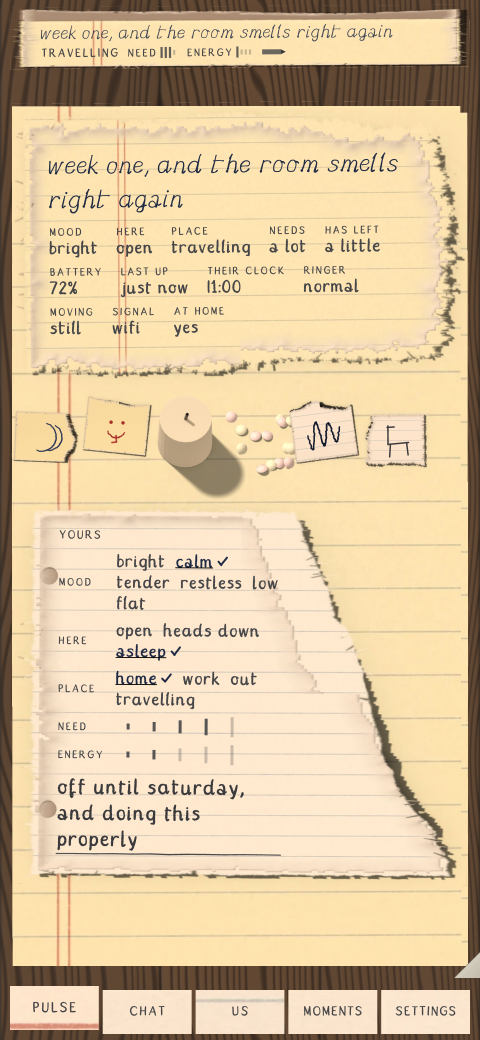
#> input picture evidence/01_pulse.png, 1440 x 3120 px (shown at 1/3 size); its folder holds only this picture in this run
$ python palette.py
#> lines starting #> are read from the running program, lines starting #| are printed output that depends on the picture
#!/usr/bin/env python3
"""What colour this build actually is, as numbers rather than as an opinion.

    python3 tools/check/palette.py
    python3 tools/check/palette.py --out evidence/palette.json

`DIRECTION.md` writes the palette down in prose and `app/lib/material/palette.dart` writes it down
in constants, and neither of them is evidence: the app is a composite of renders, alpha overlays
and photographs, and what reaches the glass is not the swatch that was declared. A sticky note at
40% over aged stock is a colour nobody wrote down. So this reads the captured artifacts and reports
the palette that is really there.

It reports in OKLab, not in RGB or HSV. Both of those lie about lightness — #F3E08A and #3A3A3C
differ by far more perceived lightness than their HSV values suggest, and a palette judged in HSV
drifts dark without anyone noticing. OKLab's L is close to what the eye calls lightness and its
chroma is close to what the eye calls colourfulness, which makes "is there a value structure" and
"has this gone grey" answerable.

The four things it measures, and why each one is here:

  value structure   the spread of L, and whether the image separates into ground, mid and figure
                    at all. A build where everything sits in one L band is a build where nothing
                    reads, which is the legibility failure seen from the other side.
  hue families      how many distinct hues carry any real area, and how far apart they sit. The
                    stationery palette is one warm cluster by construction, so the number is
                    expected to be small; what matters is that it is stated rather than assumed.
  chroma            mean and ceiling. This is the charm axis with a number on it: a build that has
                    drifted to brown and grey has a low mean chroma and says so, and a build that
                    has gone neon has a ceiling that breaks the cap. `DIRECTION.md`'s "nothing
                    emits light" survives as a chroma ceiling instead of as a rule about gradients.
  drift             the same semantic surface, artifact to artifact. If the desk is one colour in
                    01 and another in 04, something is rendering against a stale plate.

`docs/COLOR.md` now declares the floors this file spent a cycle waiting for, so `--floors` reads
them and exits non-zero on a breach. Without `--floors` the tool reports and exits 0, which is the
right default for something that runs inside `capture.sh`: a capture should record what the build
is, not refuse to finish because the build is not finished.

Every number `--floors` enforces is quoted from `docs/COLOR.md` with its section beside it, in
`FLOORS` below. None of them is invented here. If a floor and the law disagree, the law is right and
this file has a bug.
"""
import argparse
import glob
import json
import os
import re
import sys

import numpy as np
from PIL import Image

ROOT = os.path.dirname(os.path.dirname(os.path.dirname(os.path.abspath(__file__))))
EVIDENCE = os.path.join(ROOT, "evidence")

SAMPLE = 700          # the long edge everything is read at; the palette does not need full res
HUE_BINS = 36         # ten degrees apiece
HUE_FLOOR = 0.012     # a hue carrying less area than this is a speck, not a family
CHROMA_MIN = 0.004    # below this it is grey and its hue is meaningless
ACCENT_C = 0.09       # docs/COLOR.md section 7: at or above this a pixel is genuinely coloured

CLASSES = os.path.join(ROOT, "docs", "screen_classes.json")
DESK_DART = os.path.join(ROOT, "app", "lib", "material", "desk.dart")

# docs/COLOR.md section 2: a rendered ground may not sit more than 0.05 L from the flat colour
# declared as its fallback. Which plate answers to which constant; the constant itself is read out
# of the Dart rather than copied here, because two copies of a colour is how they drift apart.
DECLARED_FLATS = {"desk.png": "day", "desk_dusk.png": "dusk"}
FLAT_TOLERANCE = 0.05

# docs/COLOR.md section 4, the four families and the bands they own. B wraps through zero, which is
# why these are pairs to be tested rather than a range to be compared.
HUE_FAMILIES = {
    "A_paper": (55.0, 105.0),
    "B_rose": (345.0, 35.0),
    "C_cool": (215.0, 275.0),
    "D_green": (120.0, 165.0),
}


def to_oklab(rgb):
    """sRGB 0..255 -> OKLab. Bjorn Ottosson's matrices, written out rather than imported."""
    c = rgb.astype(np.float64) / 255.0
    c = np.where(c <= 0.04045, c / 12.92, ((c + 0.055) / 1.055) ** 2.4)
    r, g, b = c[..., 0], c[..., 1], c[..., 2]
    l = 0.4122214708 * r + 0.5363325363 * g + 0.0514459929 * b
    m = 0.2119034982 * r + 0.6806995451 * g + 0.1073969566 * b
    s = 0.0883024619 * r + 0.2817188376 * g + 0.6299787005 * b
    l_, m_, s_ = np.cbrt(l), np.cbrt(m), np.cbrt(s)
    return np.stack([
        0.2104542553 * l_ + 0.7936177850 * m_ - 0.0040720468 * s_,
        1.9779984951 * l_ - 2.4285922050 * m_ + 0.4505937099 * s_,
        0.0259040371 * l_ + 0.7827717662 * m_ - 0.8086757660 * s_,
    ], axis=-1)


def read(path):
    with Image.open(path) as im:
        im = im.convert("RGB")
        w, h = im.size
        k = SAMPLE / float(max(w, h))
        if k < 1:
            im = im.resize((max(1, int(w * k)), max(1, int(h * k))), Image.BILINEAR)
        return np.asarray(im)


def widest_gap(centres):
    """The largest arc of the wheel carrying no family, for a sorted list of centres."""
    if len(centres) < 2:
        return 0.0
    gaps = [centres[i + 1] - centres[i] for i in range(len(centres) - 1)]
    gaps.append(360 - centres[-1] + centres[0])
    return round(float(max(gaps)), 1)


def in_band(Hdeg, lo, hi):
    """Boolean mask for a hue band, handling the one that wraps through zero."""
    return (Hdeg >= lo) | (Hdeg < hi) if lo > hi else (Hdeg >= lo) & (Hdeg < hi)


def degree_in_band(deg, lo, hi):
    return (deg >= lo or deg < hi) if lo > hi else (lo <= deg < hi)


def named_families(centres):
    """Which of the four families in docs/COLOR.md section 4 carry area.

    This is not `len(centres)`. A "family" in the histogram above is a ten-degree bin, so a build
    living entirely inside family A reports six of them and would satisfy a four-family floor while
    being exactly the monochrome the floor exists to catch — measured: the union of the committed
    set is bins 55 through 105, all six inside family A, at a gap of 310 degrees. The floor is over
    the four named families, and the bin count stays reported beside it.
    """
    return [n for n, (lo, hi) in HUE_FAMILIES.items()
            if any(degree_in_band(c, lo, hi) for c in centres)]


def describe(rgb):
    lab = to_oklab(rgb)
    L = lab[..., 0].ravel()
    a, b = lab[..., 1].ravel(), lab[..., 2].ravel()
    C = np.hypot(a, b)
    Hdeg = (np.degrees(np.arctan2(b, a)) + 360.0) % 360.0

    # value structure: how much of the image sits in each third of the L range in use
    lo, hi = float(np.percentile(L, 2)), float(np.percentile(L, 98))
    span = max(hi - lo, 1e-6)
    t = (L - lo) / span
    bands = {
        "ground": round(float((t < 0.334).mean()), 4),
        "mid": round(float(((t >= 0.334) & (t < 0.667)).mean()), 4),
        "figure": round(float((t >= 0.667).mean()), 4),
    }

    coloured = C > CHROMA_MIN
    hist = np.zeros(HUE_BINS)
    if coloured.any():
        idx = (Hdeg[coloured] / (360.0 / HUE_BINS)).astype(int) % HUE_BINS
        w = C[coloured]
        np.add.at(hist, idx, w)
        hist = hist / max(hist.sum(), 1e-9)
    families = [i for i in range(HUE_BINS) if hist[i] >= HUE_FLOOR]
    centres = [round(i * (360.0 / HUE_BINS) + (360.0 / HUE_BINS) / 2, 1) for i in families]
    spread = widest_gap(centres)

    # section 7 item 5: presence rather than average. A wash warms the mean and moves nothing here.
    accent = C >= ACCENT_C
    by_family = {}
    claimed = np.zeros_like(accent)
    for name, (lo, hi) in HUE_FAMILIES.items():
        sel = accent & in_band(Hdeg, lo, hi)
        claimed |= sel
        by_family[name] = round(float(sel.mean()), 5)
    by_family["outside_any_family"] = round(float((accent & ~claimed).mean()), 5)

    # chroma per value band, because a cap that ignores lightness bans a pale wash and permits
    # a dark one, and the eye does the opposite
    per_band = {}
    for name, sel in (("ground", t < 0.334), ("mid", (t >= 0.334) & (t < 0.667)),
                      ("figure", t >= 0.667)):
        if sel.sum() > 50:
            per_band[name] = {"mean_chroma": round(float(C[sel].mean()), 4),
                              "p99_chroma": round(float(np.percentile(C[sel], 99)), 4)}
    return {
        "lightness": {"p2": round(lo, 4), "p50": round(float(np.median(L)), 4),
                      "p98": round(hi, 4), "span": round(span, 4)},
        "value_bands": bands,
        "chroma": {"mean": round(float(C.mean()), 4),
                   "p99": round(float(np.percentile(C, 99)), 4),
                   "grey_fraction": round(float((C <= CHROMA_MIN).mean()), 4),
                   "accent_fraction": round(float(accent.mean()), 5),
                   "accent_fraction_by_family": by_family},
        "chroma_by_band": per_band,
        "hue_families": len(families),
        "hue_centres_deg": centres,
        "widest_hue_gap_deg": spread,
    }


# --------------------------------------------------------------------------------------------
# The floors. Every one of these is quoted from docs/COLOR.md; the section is carried beside it so
# that a breach names the law it breaches rather than a number in a Python file. `scope` is which
# screens it applies to: "every" is every artifact read, "room" skips the viewer class.

PER_STILL = [
    # (scope, dotted path, comparison, floor, section)
    ("room",  "lightness.p50",                      ">=", 0.78,  "3"),
    ("room",  "lightness.p50",                      "<=", 0.95,  "3"),
    ("room",  "value_bands.ground",                 "<=", 0.50,  "2"),
    ("room",  "value_bands.mid",                    ">=", 0.04,  "2"),
    ("room",  "value_bands.mid",                    "<=", 0.25,  "2"),
    ("every", "hue_families",                       ">=", 3,     "4"),
    ("every", "widest_hue_gap_deg",                 "<=", 200.0, "4"),
    ("every", "chroma_by_band.figure.p99_chroma",   "<=", 0.16,  "5 ceiling"),
    ("every", "chroma_by_band.mid.p99_chroma",      "<=", 0.13,  "5 ceiling"),
    ("every", "chroma_by_band.ground.p99_chroma",   "<=", 0.09,  "5 ceiling"),
    ("every", "chroma_by_band.ground.mean_chroma",  ">=", 0.030, "5 floor"),
    ("every", "chroma_by_band.mid.mean_chroma",     ">=", 0.030, "5 floor"),
    ("every", "chroma_by_band.figure.mean_chroma",  ">=", 0.035, "5 floor"),
    ("every", "chroma_by_band.figure.p99_chroma",   ">=", 0.10,  "5 floor / 7 item 2"),
    ("every", "chroma.grey_fraction",               "<=", 0.08,  "5 floor"),
    ("room",  "chroma.accent_fraction",             ">=", 0.010, "7 item 5"),
]

ACROSS = [
    ("across_the_set.mean_chroma",          ">=", 0.045, "5 floor / 7 item 1"),
    ("across_the_set.lightness_drift_room", "<=", 0.20,  "3"),
    ("across_the_set.widest_hue_gap_deg",   "<=", 150.0, "4 / 7 item 4"),
    ("across_the_set.named_families",       ">=", 4,     "4 / 7 item 4"),
    ("across_the_set.viewers",              "<=", 1,     "3"),
]

FLOORS = {"per_still": PER_STILL, "across_the_set": ACROSS}


# [7 lines left out: function dig, not called in this run]


def holds(actual, op, floor):
    return actual >= floor if op == ">=" else actual <= floor


# [78 lines left out: functions check_floors, declared_flats, check_flats, not called in this run]


def load_classes(path):
    """The room/viewer map from docs/COLOR.md section 3. Anything unlisted is a room, because room
    is the strict class and a screen should have to argue for the exemption."""
    if not path:
        return {}
    if not os.path.exists(path):
        print(f"palette: no class map at {path}; every screen scored as a room", file=sys.stderr)
        return {}
    with open(path, encoding="utf-8") as f:
        return json.load(f).get("classes", {})


def main():
    ap = argparse.ArgumentParser()
    ap.add_argument("--out", default="")
    ap.add_argument("--dir", default=EVIDENCE)
    ap.add_argument("--only", default="")
    ap.add_argument("--classes", default=CLASSES,
                    help="room/viewer map (docs/screen_classes.json); pass '' to score every "
                         "screen as a room")
    ap.add_argument("--flats", action="store_true",
                    help="check rendered grounds against the flat colours declared as their "
                         "fallbacks (docs/COLOR.md section 2); for --dir assets/shell")
    ap.add_argument("--floors", action="store_true",
                    help="enforce the floors in docs/COLOR.md and exit non-zero on a breach")
    args = ap.parse_args()

    paths = sorted(glob.glob(os.path.join(args.dir, "*.png")))
    if args.only:
        paths = [p for p in paths if os.path.basename(p) == args.only]
    if not paths:
        print(f"palette: no PNGs in {args.dir}", file=sys.stderr)
        return 2

    classes = load_classes(args.classes)
    report = {"space": "OKLab", "sampled_long_edge": SAMPLE, "artifacts": {}}
    for p in paths:
        report["artifacts"][os.path.basename(p)] = describe(read(p))
#> in read, im is the input picture: PIL image 1440x3120 RGBA; mean R, G, B, A 221.1, 197.9, 161.3, 255
#> in to_oklab, `c = np.where(c <= 0.04045, c / 12.92, ((c + 0.055) / 1.055) ** 2.4)`:
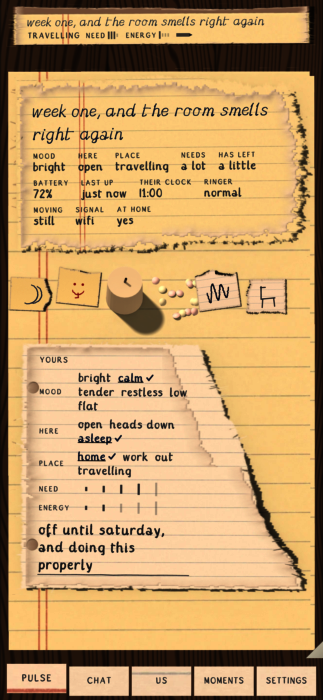
#> c: shape (700, 323, 3) float64; mean of channels 0, 1, 2 0.794, 0.627, 0.401; drawn as R, G, B
#> in to_oklab, `r, g, b = c[..., 0], c[..., 1], c[..., 2]`:
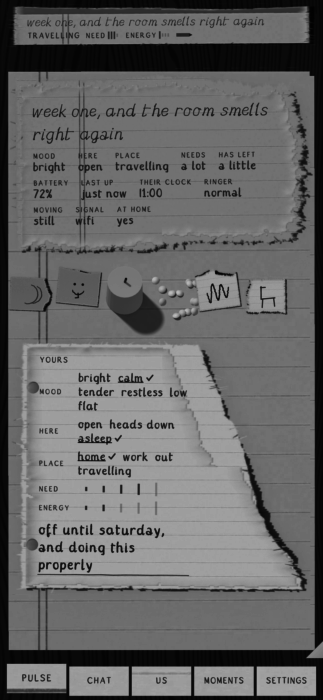
#> b: shape (700, 323) float64; min 0.0075, max 0.738, mean 0.401
#> in to_oklab, `l = 0.4122214708 * r + 0.5363325363 * g + 0.0514459929 * b`:
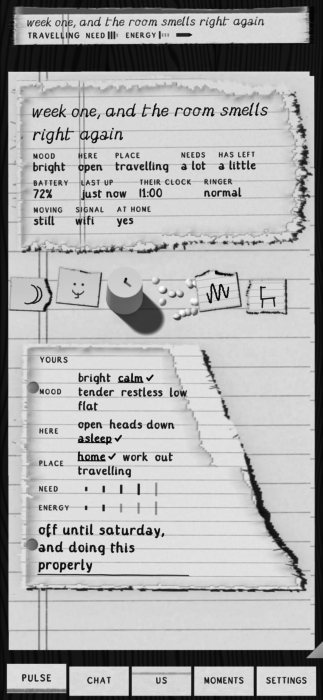
#> l: shape (700, 323) float64; min 0.0116, max 0.983, mean 0.684
#> in to_oklab, `s = 0.0883024619 * r + 0.2817188376 * g + 0.6299787005 * b`:
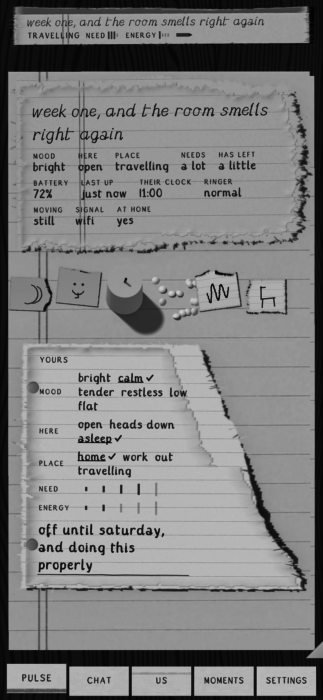
#> s: shape (700, 323) float64; min 0.0103, max 0.81, mean 0.499
#> in to_oklab, `l_, m_, s_ = np.cbrt(l), np.cbrt(m), np.cbrt(s)`:
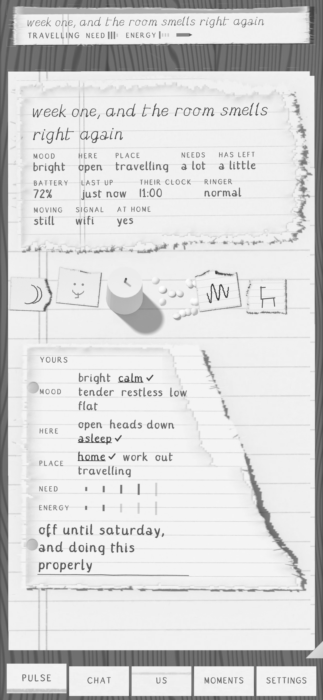
#> l_: shape (700, 323) float64; min 0.227, max 0.994, mean 0.847
#> in to_oklab, `l_, m_, s_ = np.cbrt(l), np.cbrt(m), np.cbrt(s)`:
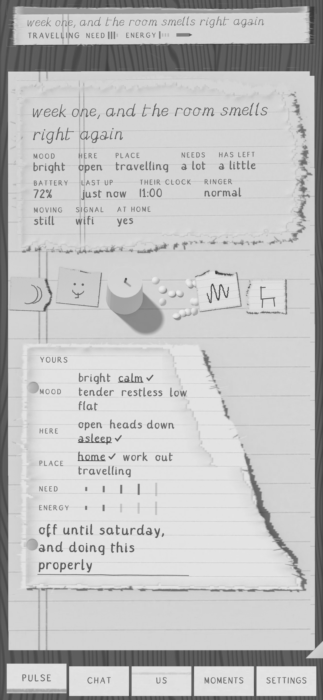
#> s_: shape (700, 323) float64; min 0.217, max 0.932, mean 0.76
#> in to_oklab, `return np.stack([ 0.2104542553 * l_ + 0.7936177850 * m_ - 0.0040720468..`:
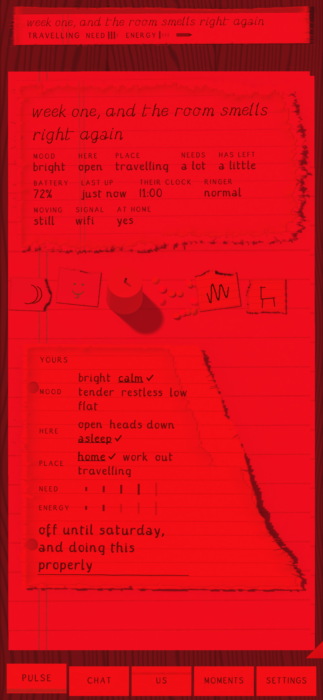
#> returned value: shape (700, 323, 3) float64; mean of channels 0, 1, 2 0.831, 0.0107, 0.054; drawn with min black and max white
#> in describe, `lo, hi = float(np.percentile(L, 2)), float(np.percentile(L, 98))`: lo = 0.351; hi = 0.947
#> in describe, `span = max(hi - lo, 1e-6)`: span = 0.596
#> in describe, `bands = { "ground": round(float((t < 0.334).mean()), 4), "mid": round(..`: bands = {'ground': 0.14, 'mid': 0.051, 'figure': 0.809}
#> after the loop in describe, `for name, (lo, hi) in HUE_FAMILIES.items():`: by_family = {'A_paper': 0.00023, 'B_rose': 4e-05, 'C_cool': 0, 'D_green': 0}
#> the loop in describe, `for name, sel in (("ground", t < 0.334), ("mid", (t >= 0.334) & (t < 0..` made 3 passes
#> name on passes 1 to 3: 'ground', 'mid', 'figure'
#> after the loop in describe, `for name, sel in (("ground", t < 0.334), ("mid", (t >= 0.334) & (t < 0..`: per_band = 3 items

    every = list(report["artifacts"].values())
#> every = 1 item
    rooms = [a for n, a in report["artifacts"].items() if classes.get(n, "room") == "room"]
#> rooms = 1 item
    viewers = [n for n in report["artifacts"] if classes.get(n, "room") == "viewer"]
#> viewers = []

    # The families are unioned before the gap is taken. Per artifact the gap answers "is this
    # screen monochrome"; over the union it answers "is the palette monochrome", and a build can
    # pass the first nine times and fail the tenth by putting the same wedge on every screen.
    union = sorted({c for a in every for c in a["hue_centres_deg"]})
#> union = [55, 65, 75, 85]

    report["across_the_set"] = {
        "mean_chroma": round(float(np.mean([a["chroma"]["mean"] for a in every])), 4),
        "mean_lightness_span": round(float(np.mean([a["lightness"]["span"] for a in every])), 4),
        "hue_families_min": int(min(a["hue_families"] for a in every)),
        "hue_families_max": int(max(a["hue_families"] for a in every)),
        "hue_families": len(union),
        "hue_centres_deg": union,
        "widest_hue_gap_deg": widest_gap(union),
        "named_families": len(named_families(union)),
        "named_families_present": named_families(union),
        "grey_fraction": round(float(np.mean([a["chroma"]["grey_fraction"] for a in every])), 4),
        "accent_fraction": round(float(np.mean([a["chroma"]["accent_fraction"] for a in every])), 5),
        "lightness_drift": round(
            float(max(a["lightness"]["p50"] for a in every)
                  - min(a["lightness"]["p50"] for a in every)), 4),
        "lightness_drift_room": round(
            float(max(a["lightness"]["p50"] for a in rooms)
                  - min(a["lightness"]["p50"] for a in rooms)), 4) if rooms else None,
        "rooms": len(rooms),
        "viewers": len(viewers),
    }
    report["read"] = len(paths)

    if args.flats:
        flat_breaches, flats = check_flats(report)
        report["declared_flats"] = {
            "from": os.path.relpath(DESK_DART, ROOT),
            "oklab_L": flats,
            "tolerance_L": FLAT_TOLERANCE,
            "breaches": len(flat_breaches),
            "breached": flat_breaches,
        }

    breaches = check_floors(report, classes) if args.floors else None
    if breaches is not None:
        report["floors"] = {
            "law": "docs/COLOR.md",
            "classes_from": args.classes or "(none; every screen scored as a room)",
            "breaches": len(breaches),
            "breached": breaches,
        }

    text = json.dumps(report, indent=1)
    if args.out:
        os.makedirs(os.path.dirname(args.out) or ".", exist_ok=True)
        with open(args.out, "w", encoding="utf-8") as f:
            f.write(text)
        s = report["across_the_set"]
        print(f"{report['read']} artifacts read -> {args.out}")
        print(f"  mean chroma {s['mean_chroma']}  ·  grey {s['grey_fraction']:.0%}  ·  "
              f"hue families {s['hue_families_min']}-{s['hue_families_max']}  ·  "
              f"lightness drift {s['lightness_drift']}")
    elif not args.floors and not args.flats:
        print(text)
#> (printed output is left out)

    if args.flats:
        fb = report["declared_flats"]["breached"]
        for b in fb:
            print(f"  §{b['section']:<18} {b['artifact']:<24} {b['quantity']} "
                  f"= {b['actual']}, requires {b['requires']}", file=sys.stderr)
        if fb:
            print(f"palette: {len(fb)} rendered grounds are not their declared flat",
                  file=sys.stderr)
            return 1
        for name, which in sorted(DECLARED_FLATS.items()):
            if name in report["artifacts"]:
                got = report["artifacts"][name]["lightness"]["p50"]
                print(f"  {name:<16} L {got}  ·  DeskColour.{which} "
                      f"{report['declared_flats']['oklab_L'].get(which)}")
        print("palette: every rendered ground is within "
              f"{FLAT_TOLERANCE} L of its declared flat")

    if breaches is None:
        return 0

    if not breaches:
        print(f"palette: {report['read']} artifacts, every floor in docs/COLOR.md met")
        return 0
    print(f"palette: {len(breaches)} breaches of docs/COLOR.md across "
          f"{report['read']} artifacts", file=sys.stderr)
    for b in breaches:
        print(f"  §{b['section']:<18} {b['artifact']:<24} {b['quantity']} "
              f"= {b['actual']}, requires {b['requires']}", file=sys.stderr)
    return 1


if __name__ == "__main__":
    raise SystemExit(main())
#> (the program exits here)
